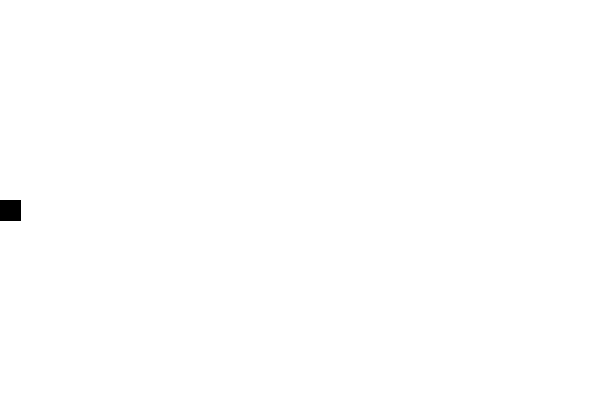
Frame 1 (no input)
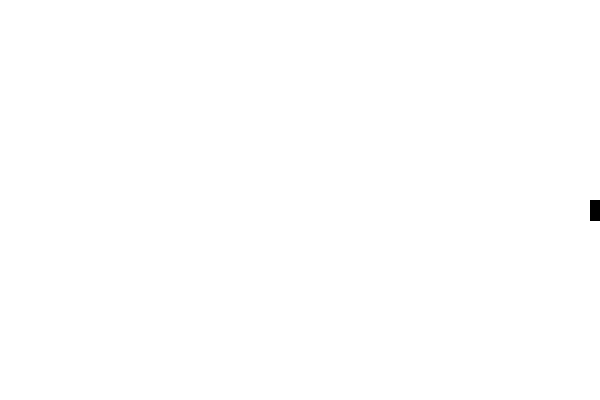
Frame 60 (the mouse pressed at the canvas centre just before this capture)
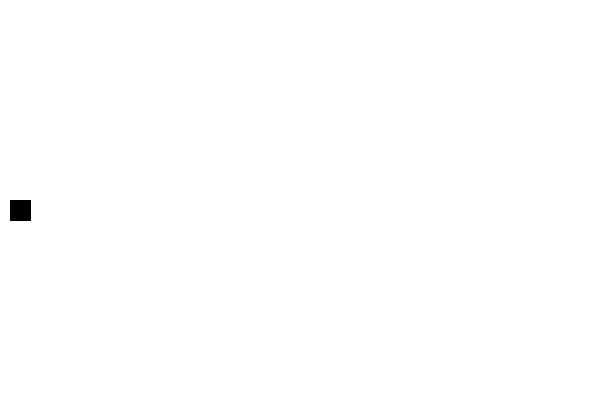
Frame 120 (the mouse held since frame 60 and released just before this capture)

The Processing sketch that drew these frames (run headless with seeded random() and noise(); from frame 60 on, the mouse is pressed at the canvas centre):

// Processing sketch: motion
// ── motion.pde
int x = 0;
int rate = 10;

void setup () {
 size(600,400); 
  
}

void draw() {
 background(255);
 fill(0);
 rect(x, height/2,20,20);
 x+=rate;
 
 if(x >= width || x <= 0) {
   rate = rate * -1;
   println("hit wall");
  }
  println(rate);
}
